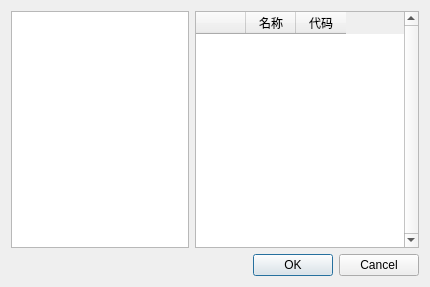
<?xml version="1.0" encoding="UTF-8"?>
<ui version="4.0">
 <class>DialogProductSelector</class>
 <widget class="QDialog" name="DialogProductSelector">
  <property name="geometry">
   <rect>
    <x>0</x>
    <y>0</y>
    <width>430</width>
    <height>287</height>
   </rect>
  </property>
  <property name="sizePolicy">
   <sizepolicy hsizetype="Fixed" vsizetype="Fixed">
    <horstretch>0</horstretch>
    <verstretch>0</verstretch>
   </sizepolicy>
  </property>
  <property name="windowTitle">
   <string>品种选择</string>
  </property>
  <layout class="QVBoxLayout" name="verticalLayout">
   <item>
    <layout class="QHBoxLayout" name="horizontalLayout">
     <item>
      <widget class="QListWidget" name="listExchange">
       <property name="sizePolicy">
        <sizepolicy hsizetype="Fixed" vsizetype="Preferred">
         <horstretch>0</horstretch>
         <verstretch>0</verstretch>
        </sizepolicy>
       </property>
       <property name="minimumSize">
        <size>
         <width>170</width>
         <height>0</height>
        </size>
       </property>
       <property name="maximumSize">
        <size>
         <width>180</width>
         <height>16777215</height>
        </size>
       </property>
      </widget>
     </item>
     <item>
      <widget class="QTableWidget" name="tableProduct">
       <property name="sizePolicy">
        <sizepolicy hsizetype="Preferred" vsizetype="Expanding">
         <horstretch>0</horstretch>
         <verstretch>0</verstretch>
        </sizepolicy>
       </property>
       <property name="minimumSize">
        <size>
         <width>224</width>
         <height>0</height>
        </size>
       </property>
       <property name="maximumSize">
        <size>
         <width>224</width>
         <height>16777215</height>
        </size>
       </property>
       <property name="verticalScrollBarPolicy">
        <enum>Qt::ScrollBarAlwaysOn</enum>
       </property>
       <property name="editTriggers">
        <set>QAbstractItemView::NoEditTriggers</set>
       </property>
       <property name="selectionBehavior">
        <enum>QAbstractItemView::SelectRows</enum>
       </property>
       <attribute name="horizontalHeaderDefaultSectionSize">
        <number>50</number>
       </attribute>
       <attribute name="verticalHeaderVisible">
        <bool>false</bool>
       </attribute>
       <column>
        <property name="text">
         <string/>
        </property>
       </column>
       <column>
        <property name="text">
         <string>名称</string>
        </property>
       </column>
       <column>
        <property name="text">
         <string>代码</string>
        </property>
       </column>
      </widget>
     </item>
    </layout>
   </item>
   <item>
    <widget class="QDialogButtonBox" name="buttonBox">
     <property name="orientation">
      <enum>Qt::Horizontal</enum>
     </property>
     <property name="standardButtons">
      <set>QDialogButtonBox::Cancel|QDialogButtonBox::Ok</set>
     </property>
    </widget>
   </item>
  </layout>
 </widget>
 <resources/>
 <connections>
  <connection>
   <sender>buttonBox</sender>
   <signal>accepted()</signal>
   <receiver>DialogProductSelector</receiver>
   <slot>accept()</slot>
   <hints>
    <hint type="sourcelabel">
     <x>248</x>
     <y>254</y>
    </hint>
    <hint type="destinationlabel">
     <x>157</x>
     <y>274</y>
    </hint>
   </hints>
  </connection>
  <connection>
   <sender>buttonBox</sender>
   <signal>rejected()</signal>
   <receiver>DialogProductSelector</receiver>
   <slot>reject()</slot>
   <hints>
    <hint type="sourcelabel">
     <x>316</x>
     <y>260</y>
    </hint>
    <hint type="destinationlabel">
     <x>286</x>
     <y>274</y>
    </hint>
   </hints>
  </connection>
 </connections>
</ui>
